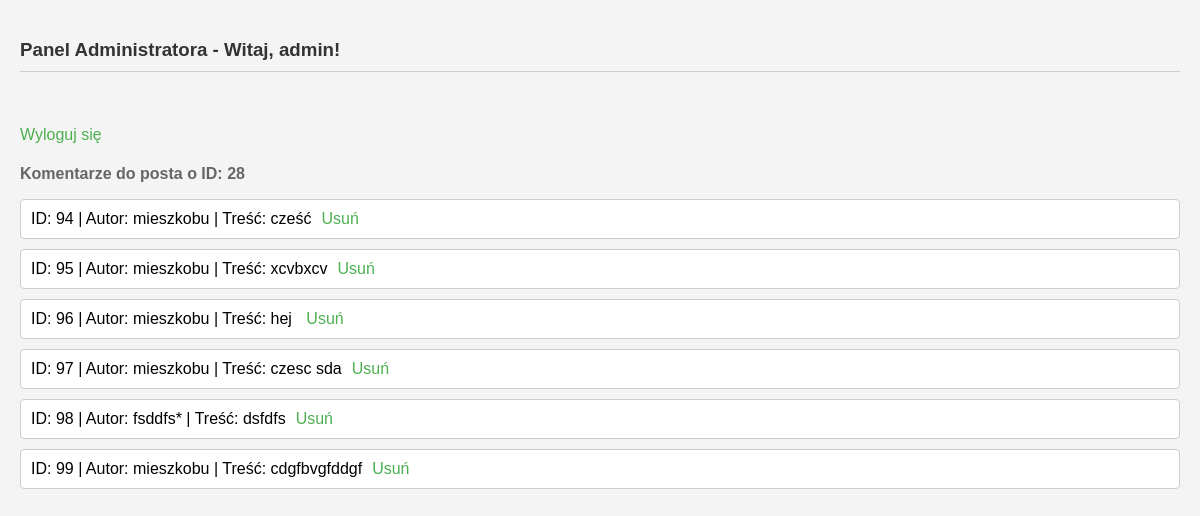
Page /admin_comments.php?post_id=28 (signed in) on the committed database.
### tables this page shows
CREATE TABLE `comments` (
  `ID` int(11) NOT NULL,
  `Content` text NOT NULL,
  `date` datetime NOT NULL DEFAULT current_timestamp(),
  `PostID` int(11) DEFAULT NULL,
  `UserID` int(11) DEFAULT NULL,
  `Author` varchar(50) NOT NULL,
  `rating` int(11) NOT NULL DEFAULT 0
);

### admin_comments.php (the view, shortened to what this page needs)
<!DOCTYPE html>
<html lang="pl">
<head>
    <link rel="stylesheet" href="styles/admin.css">
</head>
<body>
<?php
$mysql = new mysqli("localhost", "root", "", "stronablogowa");
if (isset($_SESSION['username']) && isset($_SESSION['email']) && $_SESSION['role'] == 'admin') {
    $adminUsername = $_SESSION['username'];
    echo "<h3>Panel Administratora - Witaj, $adminUsername!</h3>";
    echo "<a href='classes/logout.php'><p>Wyloguj się</p></a>";
    if (isset($_GET['post_id'])) {
        $postID = $_GET['post_id'];
        $commentsQuery = "SELECT * FROM comments WHERE PostID = $postID";
        $commentsResult = $mysql->query($commentsQuery);
        if ($commentsResult->num_rows > 0) {
            echo "<h4>Komentarze do posta o ID: $postID</h4>";
            echo "<ul>";
            while ($commentRow = $commentsResult->fetch_assoc()) {
                $commentID = $commentRow['ID'];
                $commentContent = $commentRow['Content'];
                $commentAuthor = $commentRow['Author'];
                echo "<li>ID: $commentID | Autor: $commentAuthor | Treść: $commentContent";
                echo "<a href='comments.php?post_id=$postID&delete_comment_id=$commentID'>Usuń</a>";
                echo "</li>";
            }
            echo "</ul>";
        } else {
            echo "Brak komentarzy do tego posta.";
        }
    } else {
        echo "Nieprawidłowe.";
    }
}
?>
</body>
</html>

### styles/admin.css (style rules this page uses)
body { font-family: Arial, sans-serif; background-color: #f4f4f4; margin: 0; padding: 20px; }
h3 { color: #333; margin-bottom: 20px; border-bottom: 1px solid #ccc; padding-bottom: 10px; }
h4 { color: #666; margin-bottom: 10px; }
ul { list-style-type: none; padding: 0; }
li { margin-bottom: 10px; border: 1px solid #ccc; padding: 10px; border-radius: 4px; background-color: #fff; }
a { color: #4CAF50; margin-left: 10px; text-decoration: none; }

### rows in the picture
comments: ID "94", Author "mieszkobu", Content "cześć"
comments: ID "95", Author "mieszkobu", Content "xcvbxcv"
comments: ID "96", Author "mieszkobu", Content "hej"
comments: ID "97", Author "mieszkobu", Content "czesc sda"
comments: ID "98", Author "fsddfs*", Content "dsfdfs"
comments: ID "99", Author "mieszkobu", Content "cdgfbvgfddgf"

### other values in the picture
$adminUsername "admin"
$postID "28"
